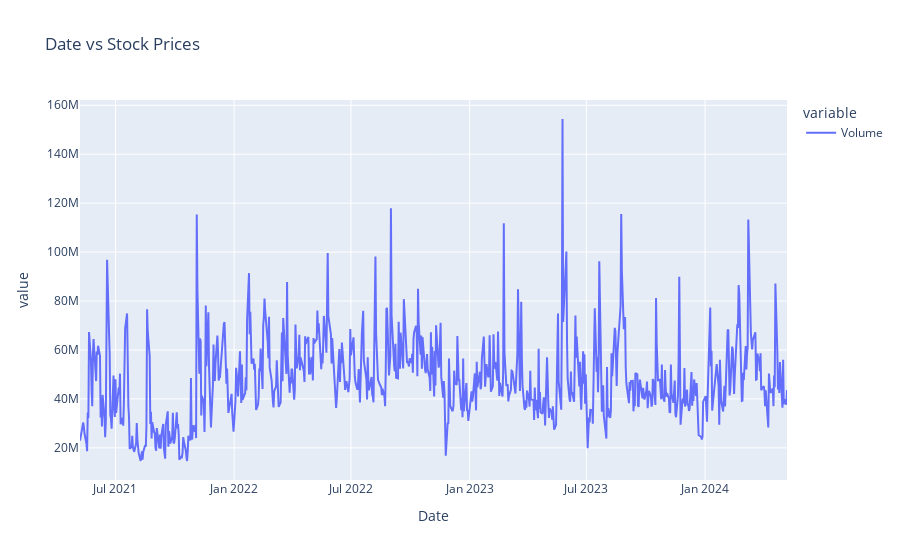

Notebook cell for this chart:
### Markdown cell above
It can be seen that the trends between all data points aside volume are largely the same. Little dilation from each other, this could mean that Nvidia has been on a steady rise throughout Covid but had a massive spike near 2024.

There was a spike in November 2021 that lines up with the rise of AI and ChatGPT. With GPUs being a major asset to running and processing AI. 

Judging from the chart, January 2022 to September 2022 was Nvidia's 52 week low after the US imposed restrictions on the export of AI chips to China and Russia. The 239% rise in 2023 would be due to the fervor over generative AI reaching a peak height. Nvidia skyrocketed again in 2024 over further AI demand. There are high chances that Nvidia may reach the $1000 stock price soon if it continues to rise. Right now residing between $900 to $800 per stock.

### Code cell
fig = px.line(df_nvidia, y=['Volume'], title = 'Date vs Stock Prices')
fig.show()

### Figure 1 — Plotly figure (JSON) as saved in the notebook; plotly's stock layout.template omitted (floating-point values rounded to 4 significant figures; data arrays with more than 128 entries replaced by an {"elided": "..."} marker saying what was removed)
{"data": [{"hovertemplate": "variable=Volume<br>Date=%{x}<br>value=%{y}<extra></extra>", "legendgroup": "Volume", "line": {"color": "#636efa", "dash": "solid"}, "marker": {"symbol": "circle"}, "mode": "lines", "name": "Volume", "orientation": "v", "showlegend": true, "type": "scatter", "x": {"elided": "755 str values"}, "xaxis": "x", "y": {"elided": "755 int values"}, "yaxis": "y"}], "layout": {"legend": {"title": {"text": "variable"}, "tracegroupgap": 0}, "title": {"text": "Date vs Stock Prices"}, "xaxis": {"anchor": "y", "domain": [0, 1], "title": {"text": "Date"}}, "yaxis": {"anchor": "x", "domain": [0, 1], "title": {"text": "value"}}}}
